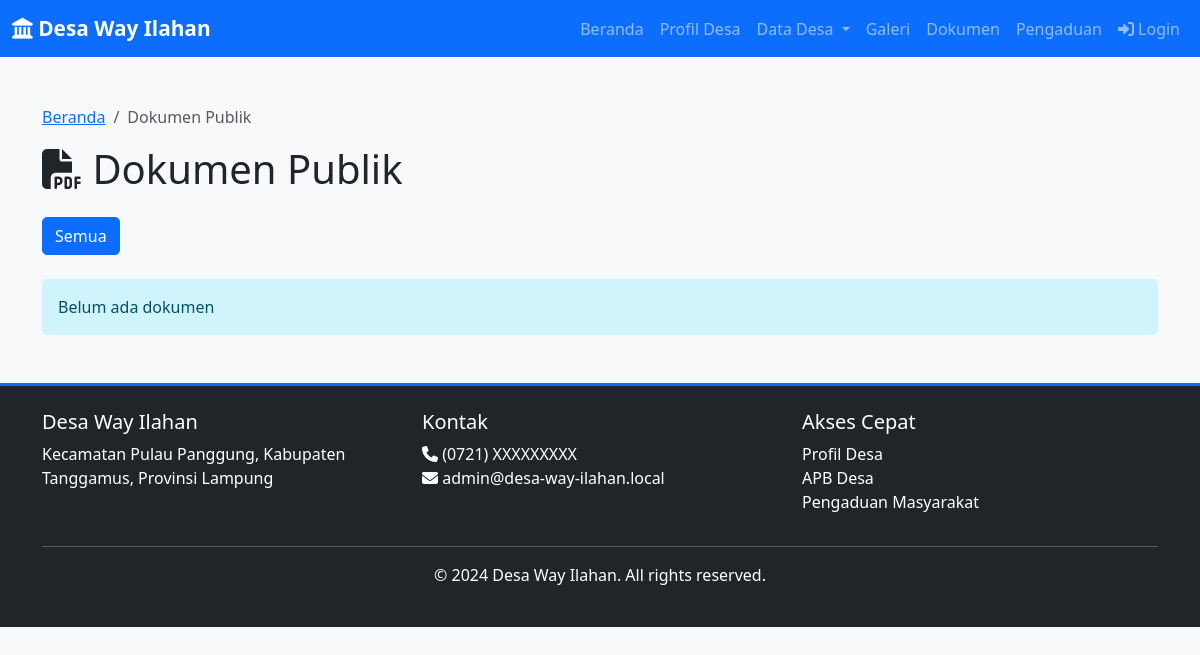
Before: /dokumen-publik with the older database file.
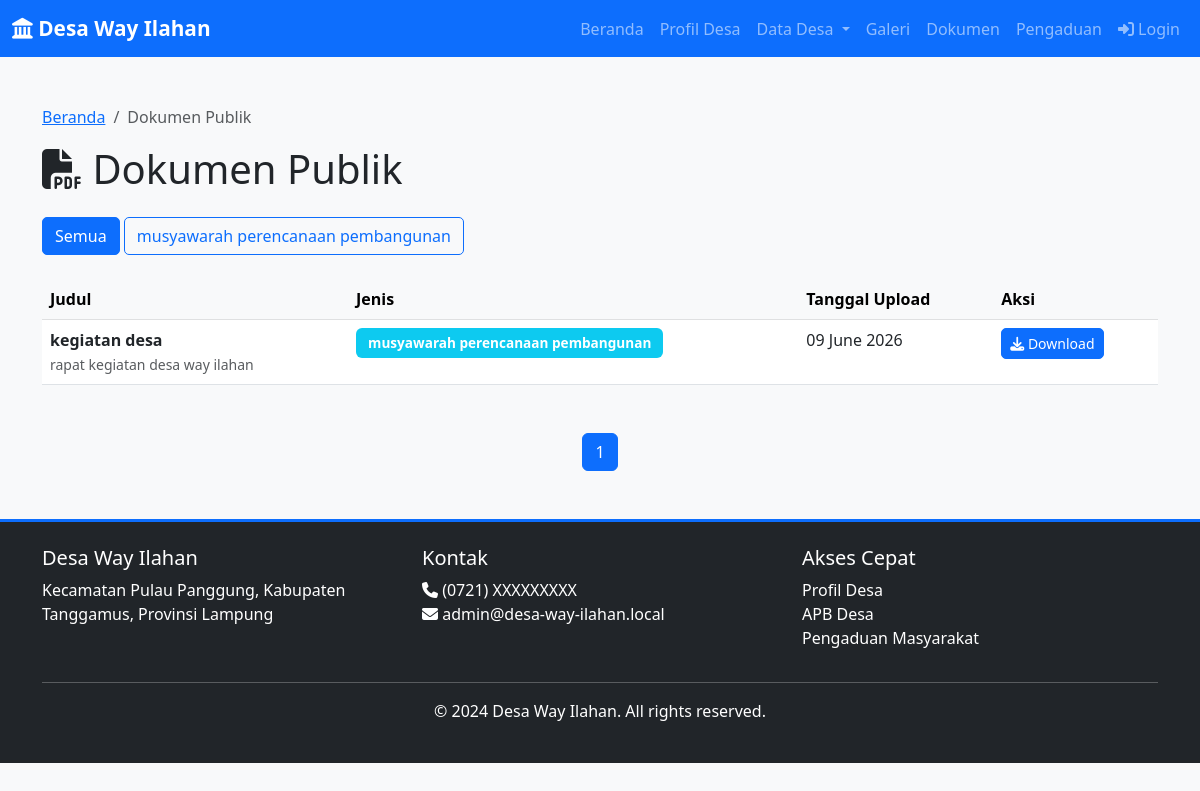
After: the same page with the newer database file.
### app/models.py (models this page shows, shortened)
class DokumenPublik(db.Model):
    id = db.Column(db.Integer, primary_key=True)
    judul = db.Column(db.String(255), nullable=False)
    deskripsi = db.Column(db.Text)
    file_path = db.Column(db.String(255), nullable=False)
    jenis_dokumen = db.Column(db.String(100))  # Berita Acara, SK, Laporan, etc
    tanggal_upload = db.Column(db.DateTime, default=datetime.utcnow)
    diupdate_pada = db.Column(db.DateTime, default=datetime.utcnow, onupdate=datetime.utcnow)
    uploader = db.Column(db.String(120))

### app/routes.py (the view)
@public_bp.route('/dokumen-publik')
def dokumen_publik():
    page = request.args.get('page', 1, type=int)
    jenis = request.args.get('jenis', '')
    query = DokumenPublik.query
    if jenis:
        query = query.filter_by(jenis_dokumen=jenis)
    dokumen = query.order_by(DokumenPublik.tanggal_upload.desc()).paginate(page=page, per_page=10)
    jenis_list = db.session.query(DokumenPublik.jenis_dokumen).distinct().all()
    jenis_list = [j[0] for j in jenis_list if j[0]]
    return render_template('public/dokumen_publik.html', dokumen=dokumen, jenis_list=jenis_list)

### app/templates/public/dokumen_publik.html (shortened to what this page needs)
{% extends "base.html" %}
{% block content %}
<div class="container my-5">
    <nav aria-label="breadcrumb">
        <ol class="breadcrumb">
            <li class="breadcrumb-item"><a href="{{ url_for('public.index') }}">Beranda</a></li>
            <li class="breadcrumb-item active">Dokumen Publik</li>
        </ol>
    </nav>
    <h1 class="mb-4"><i class="fas fa-file-pdf"></i> Dokumen Publik</h1>
    <div class="mb-4">
        <a href="{{ url_for('public.dokumen_publik') }}" class="btn btn-{{ 'primary' if not request.args.get('jenis') else 'outline-primary' }}">
            Semua
        </a>
        {% for jen in jenis_list %}
        <a href="{{ url_for('public.dokumen_publik', jenis=jen) }}" class="btn btn-{{ 'primary' if request.args.get('jenis') == jen else 'outline-primary' }}">
            {{ jen }}
        </a>
        {% endfor %}
    </div>
    {% if dokumen.items %}
    <div class="table-responsive">
        <table class="table table-hover">
            <thead class="table-light">
                <tr>
                    <th>Judul</th>
                    <th>Jenis</th>
                    <th>Tanggal Upload</th>
                    <th>Aksi</th>
                </tr>
            </thead>
            <tbody>
                {% for doc in dokumen.items %}
                <tr>
                    <td>
                        <strong>{{ doc.judul }}</strong><br>
                        <small class="text-muted">{{ doc.deskripsi[:50] if doc.deskripsi else '' }}</small>
                    </td>
                    <td><span class="badge bg-info">{{ doc.jenis_dokumen }}</span></td>
                    <td>{{ doc.tanggal_upload.strftime('%d %B %Y') }}</td>
                    <td>
                        <a href="{{ url_for('public.download_dokumen', filename=doc.file_path) }}" class="btn btn-sm btn-primary" download>
                            <i class="fas fa-download"></i> Download
                        </a>
                    </td>
                </tr>
                {% endfor %}
            </tbody>
        </table>
    </div>
    <nav class="mt-5">
        <ul class="pagination justify-content-center">
            {% for page_num in dokumen.iter_pages() %}
                {% if page_num %}
                    {% if page_num == dokumen.page %}
                    <li class="page-item active">
                        <span class="page-link">{{ page_num }}</span>
                    </li>
                    {% else %}
                    <li class="page-item">
                        <a class="page-link" href="{{ url_for('public.dokumen_publik', page=page_num, jenis=request.args.get('jenis', '')) }}">{{ page_num }}</a>
                    </li>
                    {% endif %}
                {% endif %}
            {% endfor %}
        </ul>
    </nav>
    {% else %}
    <div class="alert alert-info">Belum ada dokumen</div>
    {% endif %}
</div>
{% endblock %}

Changed rows visible on the page:
added DokumenPublik: judul "kegiatan desa", deskripsi "rapat kegiatan desa way ilahan", jenis_dokumen "musyawarah perencanaan pembangunan", tanggal_upload "09 June 2026"
Other visible differences:
new list line: "musyawarah perencanaan pembangunan"
text no longer shown: "Belum ada dokumen"
text now shown: "Judul Jenis Tanggal Upload Aksi"
new list line: "1"
